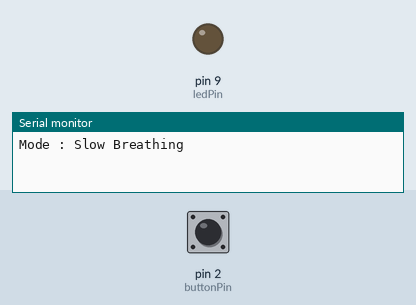
A sketch run on a simulated Arduino Uno, built with avr-gcc and run on an emulated ATmega328P. Parts: output pins drawn as LEDs (lit = HIGH), the last lines printed to the serial monitor. The inputs (shaded band) are chosen by the test bench; at power-on: pin 2 (buttonPin) HIGH.

Above: at 1.25 s.
1.3 s: pin 2 (buttonPin) pulled LOW for 0.15 s
At 1.75 s:
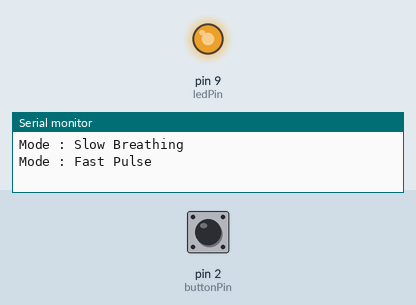
4.3 s: pin 2 (buttonPin) pulled LOW for 1 s
Timing chart, 0 to 13.3 s (numbered marks = the images above; inputs shaded):
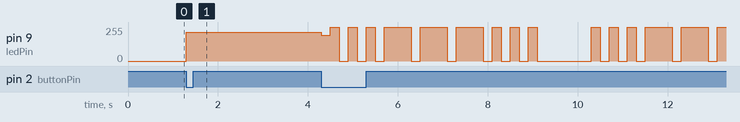

The sketch:

pwm_night_light.ino
```cpp
/*
 * Author: Puthiyaraj P
 * Date: 04-07-2026
 * Description: PWM Fading Night Light with Three Modes (Slow, Fast, SOS)
 * IIT Jammu Summer School 2026 - IoT Assignment Q17
 */

const int ledPin = 9;
const int buttonPin = 2;

int mode = 1;
int lastButtonState = HIGH;

void setup()
{
  Serial.begin(9600);
  pinMode(ledPin, OUTPUT);
  pinMode(buttonPin, INPUT_PULLUP);

  Serial.println("Mode : Slow Breathing");
}

void checkButton()
{
  int buttonState = digitalRead(buttonPin);

  if (buttonState == LOW && lastButtonState == HIGH)
  {
    mode++;

    if (mode > 3)
      mode = 1;

    if (mode == 1)
      Serial.println("Mode : Slow Breathing");
    else if (mode == 2)
      Serial.println("Mode : Fast Pulse");
    else
      Serial.println("Mode : SOS");

    delay(200);   // debounce
  }

  lastButtonState = buttonState;
}

void loop()
{
  checkButton();

  if (mode == 1)
  {
    // Slow Breathing
    for (int i = 0; i <= 255; i++)
    {
      analogWrite(ledPin, i);
      delay(6);
      checkButton();
      if (mode != 1) return;
    }

    for (int i = 255; i >= 0; i--)
    {
      analogWrite(ledPin, i);
      delay(6);
      checkButton();
      if (mode != 1) return;
    }
  }

  else if (mode == 2)
  {
    // Fast Pulse
    for (int i = 0; i <= 255; i++)
    {
      analogWrite(ledPin, i);
      delay(1);
      checkButton();
      if (mode != 2) return;
    }

    for (int i = 255; i >= 0; i--)
    {
      analogWrite(ledPin, i);
      delay(1);
      checkButton();
      if (mode != 2) return;
    }
  }

  else if (mode == 3)
  {
    // SOS (... --- ...)
    for (int i = 0; i < 3; i++)
    {
      digitalWrite(ledPin, HIGH);
      delay(200);
      digitalWrite(ledPin, LOW);
      delay(200);
      checkButton();
      if (mode != 3) return;
    }

    for (int i = 0; i < 3; i++)
    {
      digitalWrite(ledPin, HIGH);
      delay(600);
      digitalWrite(ledPin, LOW);
      delay(200);
      checkButton();
      if (mode != 3) return;
    }

    for (int i = 0; i < 3; i++)
    {
      digitalWrite(ledPin, HIGH);
      delay(200);
      digitalWrite(ledPin, LOW);
      delay(200);
      checkButton();
      if (mode != 3) return;
    }

    delay(1000);
  }
}
```
